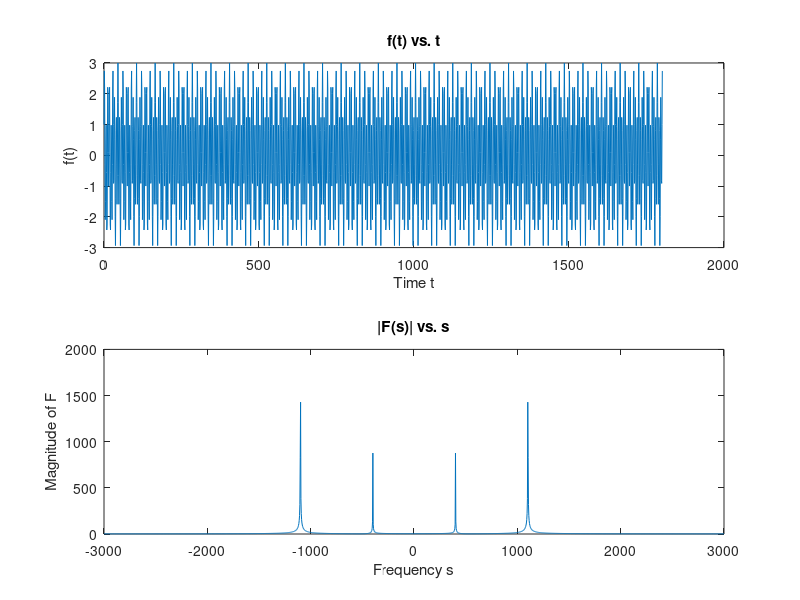

The MATLAB source for this figure:
clear
clc

f=600;
Fs=6000;
t=0:1/Fs:0.3;
n=0:1:length(t);
x=cos(2*pi*(400/Fs)*n)+2*sin(2*pi*(1100/Fs)*n);
y=fft(x);
subplot(211)
plot(n,x)
title('f(t) vs. t')
xlabel('Time t')
ylabel('f(t)')

freqaxis=Fs*(linspace(-0.5,0.5, length(y)));
subplot(212)
plot(freqaxis,fftshift(abs(y)));
title('|F(s)| vs. s')
xlabel('Frequency s')
ylabel('Magnitude of F')